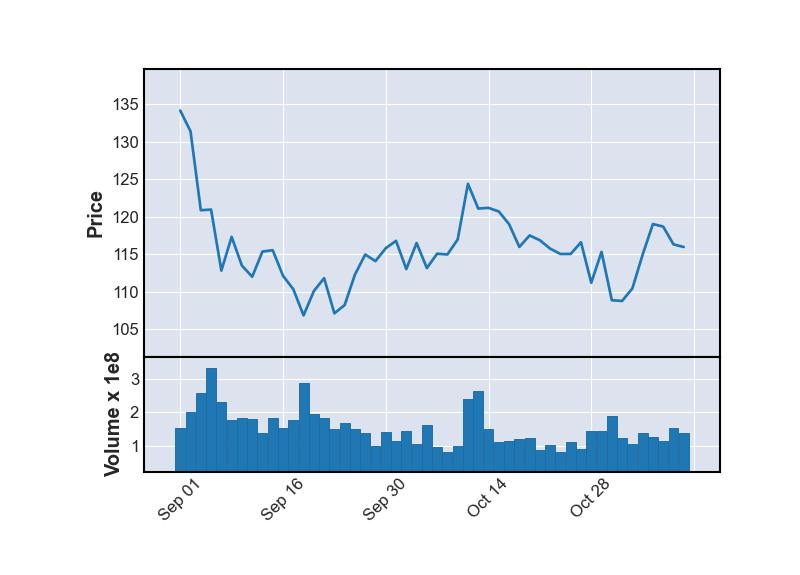

Here is the Python script that generated this plot:
import pandas as pd
import mplfinance as mpf

data = pd.read_csv('../AAPL.csv')


def Date():
    global data
    data.Date = pd.to_datetime(data.Date)
    data = data.set_index('Date')


Date()

mpf.plot(data, type='line', volume=True)
